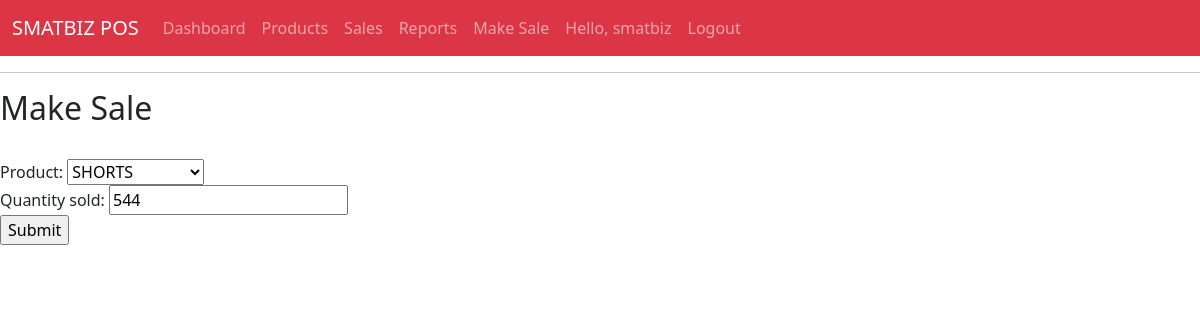
The app's page /updatesale/2/ (signed in), older data.
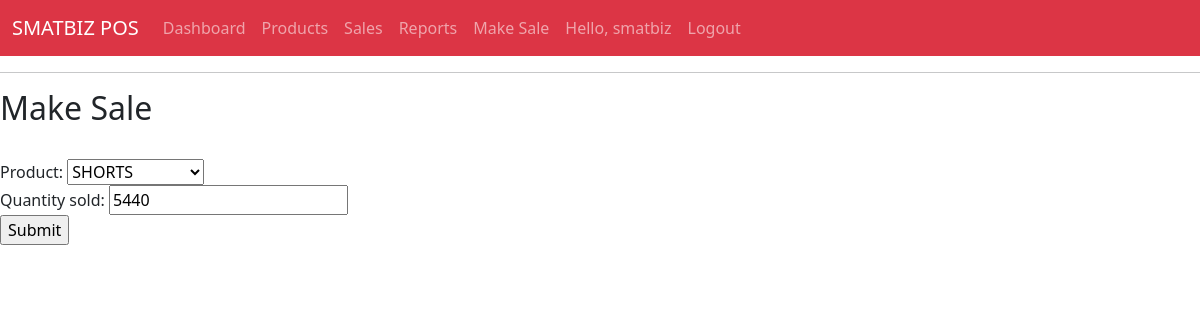
The same page, newer data.
### accounts/models.py (models this page shows)
class Sale(models.Model):
    product= models.ForeignKey(Products, null=True, on_delete= models.SET_NULL)
    quantity_sold = models.IntegerField(null=True)
    date_made = models.DateTimeField(auto_now_add=True, null=True)

### accounts/views.py (the view)
# urls.py: path('updatesale/<str:pk>/', views.updateSale, name="updatesale"),
@login_required(login_url='signin')
def updateSale(request, pk):
    sale = Sale.objects.get(id=pk)
    form = SaleForm(instance=sale)
    if request.method == 'POST':
        form = SaleForm(request.POST, instance= sale)
        if form.is_valid():
            form.save()
            return redirect('/sales')
    context = {'form': form}
    return render(request, 'accounts/makesale.html', context)

### accounts/forms.py
class SaleForm(ModelForm):
    class Meta:
        model = Sale
        fields = '__all__'

### accounts/models.py (called while the page is built)
    def __str__(self):
        return self.product_name

### accounts/templates/accounts/makesale.html (shortened to what this page needs)
{% extends 'accounts/main.html' %}
{% block content %}
<h2>Make Sale</h2><br>
<form action="" method="POST">
    {{form}}
    <input type="submit" name="Make Sale">
</form>
{% endblock %}

Row changes from the older to the newer data that the page shows:
changed Sale "SHORTS": quantity_sold "544" → "5440"
